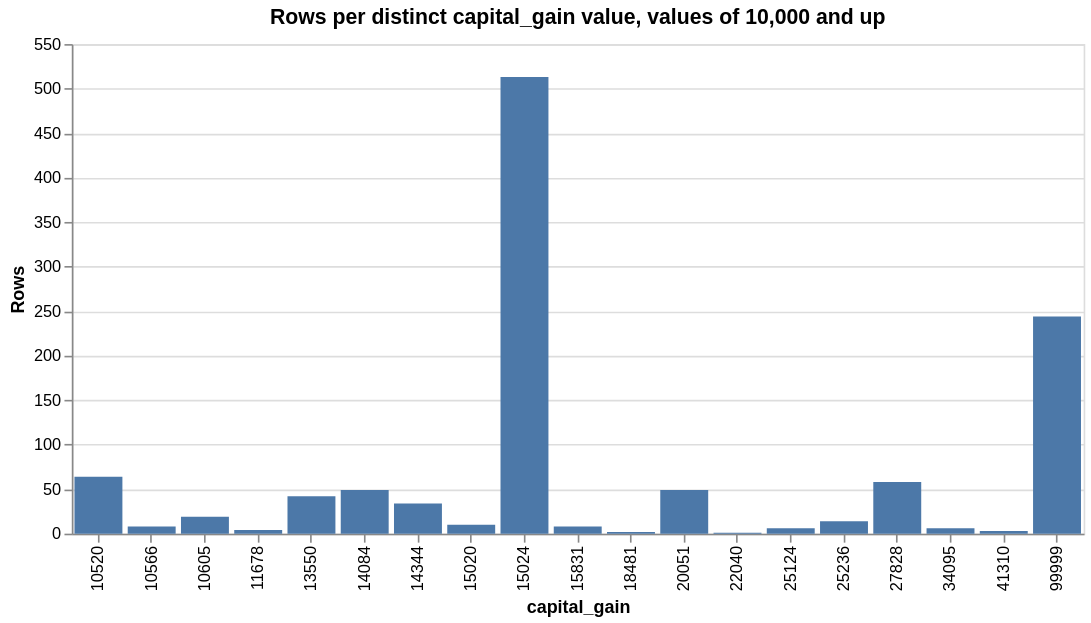

Write notebook code for a chart like this one.
### Markdown cell above
Three of the ten statements are piles at a maximum.
`capital_gain` piles 244 rows at 99,999, against a local baseline
of 7 — the median count among the ten distinct values just below
the cap, the nearest of which, 41,310, occurs 3 times — for a
dominance ratio of 34.9. `hours_per_week` piles 137 rows at 99
(45.7×) and `age` piles 55 rows at 90 (6.5×). Both caps are
documented for this extract: 99,999 is the Census Bureau's
capital-gain cap, and 90 its top-code for age. The claims state
none of that. Each states the pile, its count and share, and the
baseline it dominates; the cap reading sits in the finding's
interpretation, named as one possible cause.

The other seven statements are interior mass points in the two
capital columns, which are zero on 91.7% and 95.3% of rows.
`capital_gain` heaps at 15,024 (513 rows), 7,688 (410), and 7,298
(364); `capital_loss` at 1,902 (304), 1,977 (253), 1,887 (233),
and 2,415 (72). Each is measured against the median counts of its
nearest distinct values on each side, and reported against the
larger of the two.

`capital_loss` also holds the table's largest repeated value —
46,560 rows at 0 — and the check makes no statement about it. A
value holding more than a quarter of the evaluated rows is the
column's floor, not a pile at its edge, and a column that is zero
on 95.3% of its rows is ordinary zero inflation. The share cap is
what keeps the statements above to piles that stand out from a
bulk, rather than restating the bulk.

### Code cell
import altair as alt

tail = (
    df["capital_gain"].value_counts().sort("capital_gain")
    .filter(pl.col("capital_gain") >= 10_000)
    .rename({"capital_gain": "value", "count": "rows"})
)
(alt.Chart(tail).mark_bar()
 .encode(
     x=alt.X("value:O", sort=tail["value"].to_list(), title="capital_gain"),
     y=alt.Y("rows:Q", title="Rows"),
 )
 .properties(
     title="Rows per distinct capital_gain value, values of 10,000 and up",
     width=620, height=300))

### Figure 1 — Vega-Lite specification as saved in the notebook (floating-point values rounded to 4 significant figures)
{"config": {"view": {"continuousWidth": 300, "continuousHeight": 300}}, "data": {"name": "data-79d74ff2c4a582500a9f874479ff29da"}, "mark": {"type": "bar"}, "encoding": {"x": {"field": "value", "sort": [10520, 10566, 10605, 11678, 13550, 14084, 14344, 15020, 15024, 15831, 18481, 20051, 22040, 25124, 25236, 27828, 34095, 41310, 99999], "title": "capital_gain", "type": "ordinal"}, "y": {"field": "rows", "title": "Rows", "type": "quantitative"}}, "height": 300, "title": "Rows per distinct capital_gain value, values of 10,000 and up", "width": 620, "$schema": "https://vega.github.io/schema/vega-lite/v6.4.1.json", "datasets": {"data-79d74ff2c4a582500a9f874479ff29da": [{"value": 10520, "rows": 64}, {"value": 10566, "rows": 8}, {"value": 10605, "rows": 19}, {"value": 11678, "rows": 4}, {"value": 13550, "rows": 42}, {"value": 14084, "rows": 49}, {"value": 14344, "rows": 34}, {"value": 15020, "rows": 10}, {"value": 15024, "rows": 513}, {"value": 15831, "rows": 8}, {"value": 18481, "rows": 2}, {"value": 20051, "rows": 49}, {"value": 22040, "rows": 1}, {"value": 25124, "rows": 6}, {"value": 25236, "rows": 14}, {"value": 27828, "rows": 58}, {"value": 34095, "rows": 6}, {"value": 41310, "rows": 3}, {"value": 99999, "rows": 244}]}}
